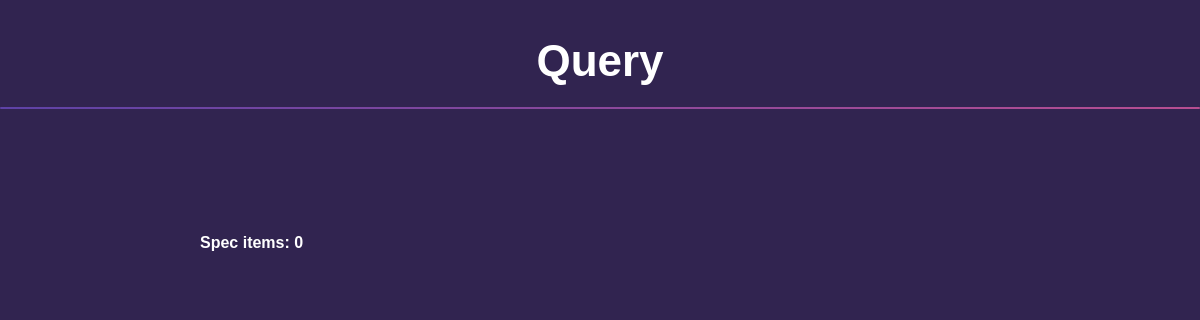
The page /spec_show on the database as committed earlier.
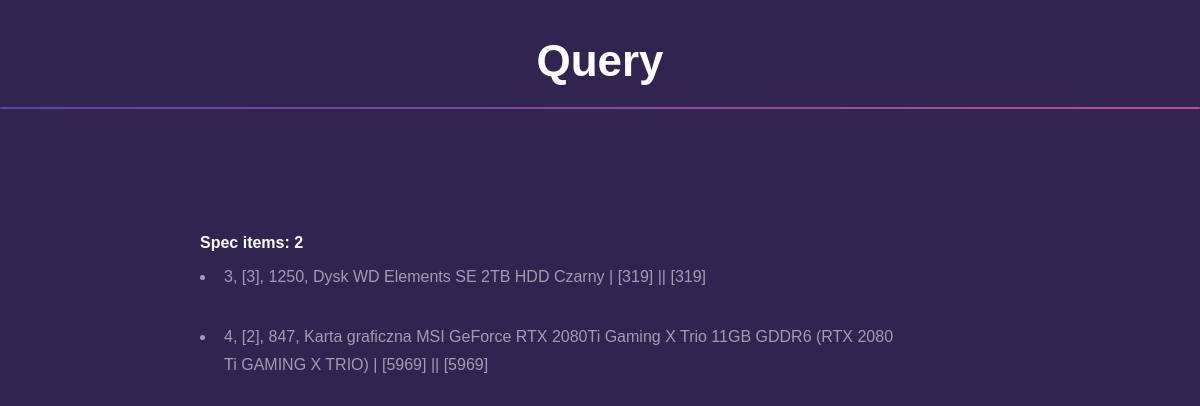
The same page on the database as committed later.
### module/models.py (models this page shows, shortened)
class Spec(db.Model):
    id = db.Column(db.Integer, primary_key=True)
    item_id = db.Column(db.Integer, nullable=False)

class Item(db.Model):
    id = db.Column(db.Integer, primary_key=True)
    name = db.Column(db.Text, nullable=False)
    url = db.Column(db.Text, nullable=False)
    shop_id = db.Column(db.Integer, nullable=False)
    prices = db.relationship('Prices', backref='author')

### module/routes.py (the view)
@app.route('/spec_show', methods=['GET', 'POST'])
def spec_show():
    ids, item_ids, names, urls, shop_ids = return_spec_stats()
    low_prices = []
    high_prices = []
    len0=len(ids)
    for x in range(len(ids)):
        if shop_ids[x] == 1:
            low_prices.append(get_lowest_price(names[x], True))
            high_prices.append(get_highest_price(names[x], True))
        if shop_ids[x] == 2:
            low_prices.append(get_lowest_price(names[x], True))
            high_prices.append(get_highest_price(names[x], True))
        if shop_ids[x] == 3:
            low_prices.append(get_lowest_price(names[x], True))
            high_prices.append(get_highest_price(names[x], True))
    return render_template('spec_show.html', len0=len0, ids=ids, item_ids=item_ids, names=names, urls=urls, shop_ids=shop_ids, low_prices=low_prices, high_prices=high_prices)

### module/pretty.py (called while the page is built, shortened)
def get_lowest_price(names, single=False):
    lowest_price = []
    l_price = []
    if single == True:
        item = Item.query.filter_by(name=names).first()
        prices = Prices.query.filter_by(item_id=item.id).all()
        for price in prices:
            l_price.append(price.price)
            l_price.sort()
            lowest_price.append(l_price[0])
            l_price.clear()
    return lowest_price

def get_highest_price(names, single=False):
    highest_price = []
    h_price = []
    if single == True:
        item = Item.query.filter_by(name=names).first()
        prices = Prices.query.filter_by(item_id=item.id).all()
        for price in prices:
            h_price.append(price.price)
            h_price.sort()
            highest_price.append(h_price[-1])
            h_price.clear()
    return highest_price

### module/templates/spec_show.html
﻿{% extends "layout.html" %}
{% block content %}
<h1 class="major"><center>Query</center></h1>
<section id="main" class="wrapper">
		<div class="inner" style="text-align: left; padding-left: 200px">
            <h4>Spec items: {{len0}}</h4>
            {% for x in range(len0) %}
            <ul>
                <a href='{{urls.pop(0)}}'><li>{{ids.pop(0)}}, [{{shop_ids.pop(0)}}], {{item_ids.pop(0)}}, {{names.pop(0)}} | {{low_prices.pop(0)}} || {{high_prices.pop(0)}}</li></a>
            </ul>
            {% endfor %}
        </div>
</section>
{% endblock content %}

Rows that differ between the two databases and show on the page:
added Spec: pop "1250"
now on this page (row unchanged): Item: pop "Dysk WD Elements SE 2TB HDD Czarny"
added Spec: pop "847"
now on this page (row unchanged): Item: pop "Karta graficzna MSI GeForce RTX 2080Ti Gaming X Trio 11GB GDDR6 (RTX 2080 Ti GAMING X TRIO)"
Other text that changed with them:
{{ len0 }}: "0" → "2"
new list line: "3 , [ 3 ], , | [319] || [319]"
new list line: "4 , [ 2 ], , | [5969] || [5969]"
